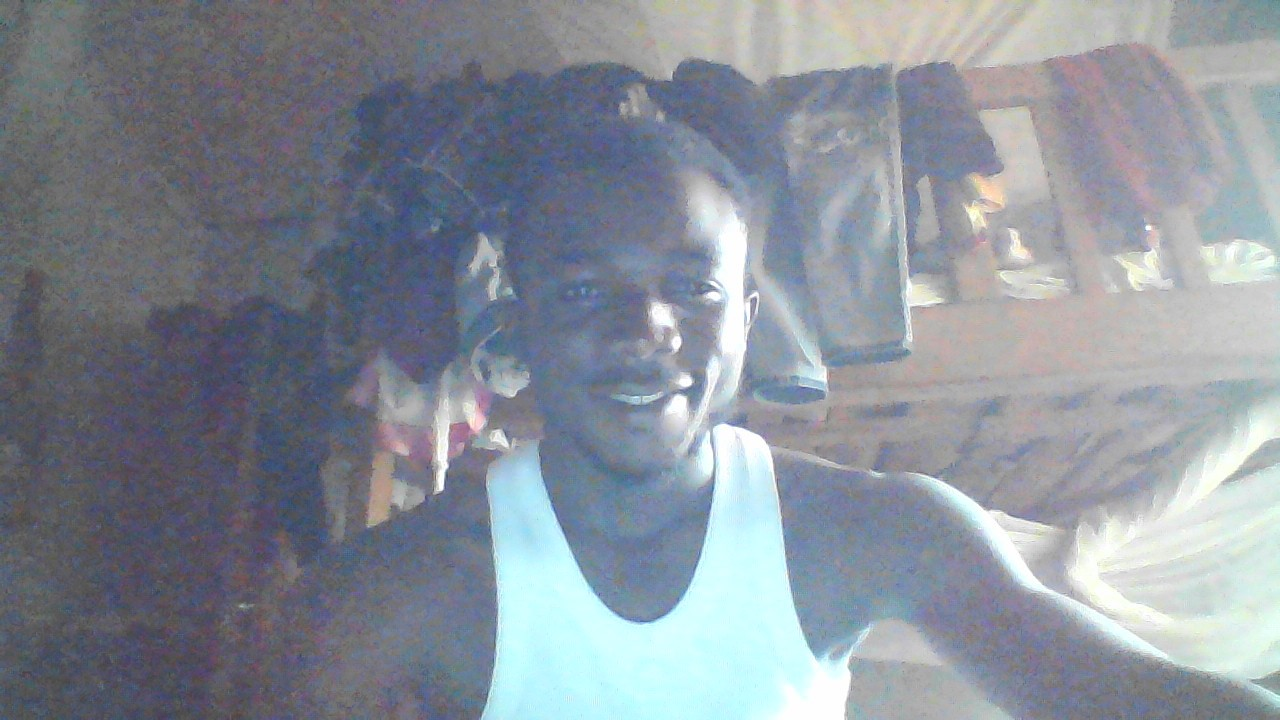
#> input picture imgs/WIN_20240324_19_06_46_Pro.jpg, 1280 x 720 px; its folder holds only this picture in this run
$ python main.py
#> lines starting #> are read from the running program, lines starting #| are printed output that depends on the picture
from PIL import ImageEnhance, Image, ImageFilter
import os

path = './imgs'
pathOut = '/editedimgs'

for filename in os.listdir(path):
    img = Image.open(f'{path}/{filename}')
#> img is the input picture: PIL image 1280x720 RGB; mean R, G, B 136.7, 143.5, 153.1

    edit = img.filter(ImageFilter.SHARPEN).convert('L')
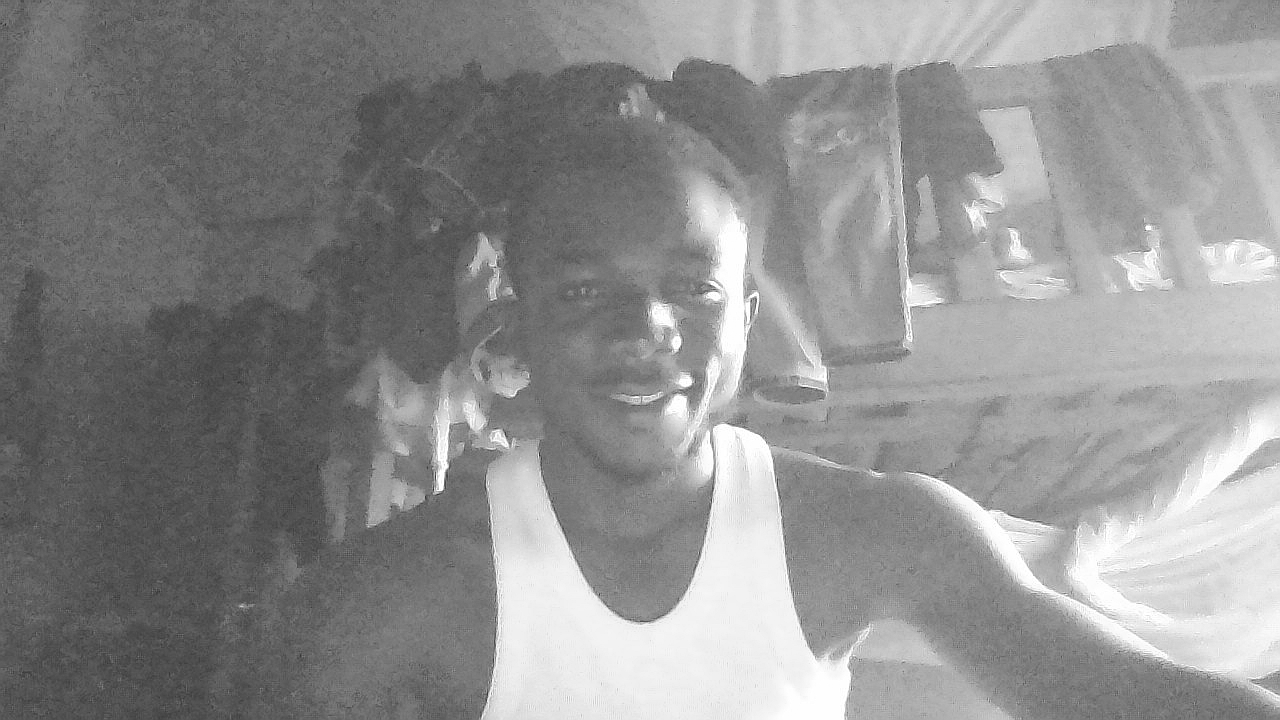
#> edit: PIL image 1280x720 L; min 32, max 255, mean 142.6

    clean_name = os.path.splitext(filename)[0]

    edit.save(f'./{pathOut}/{clean_name}_edited.jpg')
